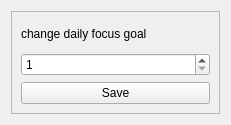
<?xml version="1.0" encoding="UTF-8"?>
<ui version="4.0">
 <class>Form</class>
 <widget class="QWidget" name="Form">
  <property name="geometry">
   <rect>
    <x>0</x>
    <y>0</y>
    <width>231</width>
    <height>125</height>
   </rect>
  </property>
  <property name="windowTitle">
   <string>Form</string>
  </property>
  <layout class="QVBoxLayout" name="verticalLayout_2">
   <item>
    <widget class="QFrame" name="changedailydefaultFrame">
     <property name="frameShape">
      <enum>QFrame::Shape::StyledPanel</enum>
     </property>
     <property name="frameShadow">
      <enum>QFrame::Shadow::Raised</enum>
     </property>
     <layout class="QVBoxLayout" name="verticalLayout">
      <item>
       <widget class="QLabel" name="main_label">
        <property name="text">
         <string>change daily focus goal</string>
        </property>
       </widget>
      </item>
      <item>
       <widget class="QSpinBox" name="daily_focus_goal_spinbox">
        <property name="minimum">
         <number>1</number>
        </property>
        <property name="maximum">
         <number>24</number>
        </property>
       </widget>
      </item>
      <item>
       <widget class="QPushButton" name="save_btn">
        <property name="text">
         <string>Save</string>
        </property>
       </widget>
      </item>
     </layout>
    </widget>
   </item>
  </layout>
 </widget>
 <resources/>
 <connections/>
</ui>
